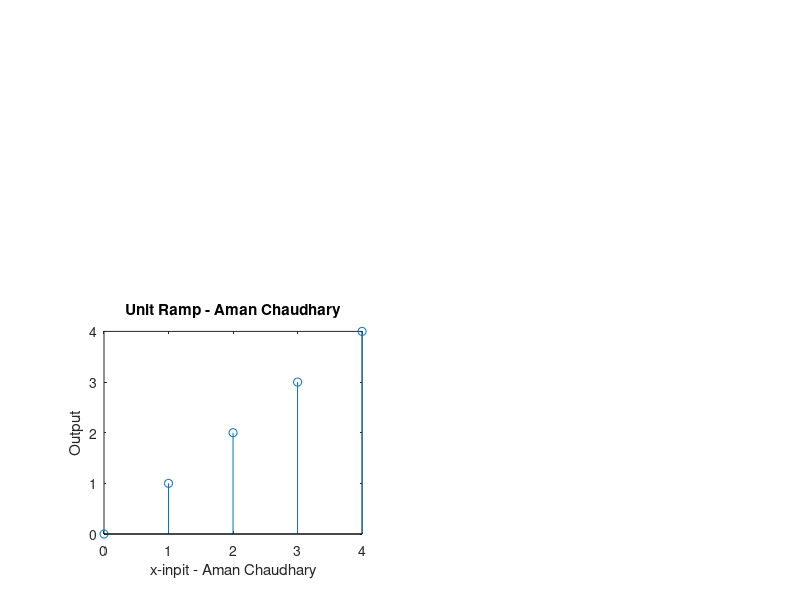

This chart was generated by the following MATLAB code:
n=input('Enter n values=');
t=0:1:n-1,
subplot(2,2,3);
stem(t,t);
title('Unit Ramp - Aman Chaudhary');
xlabel('x-inpit - Aman Chaudhary');
ylabel('Output');